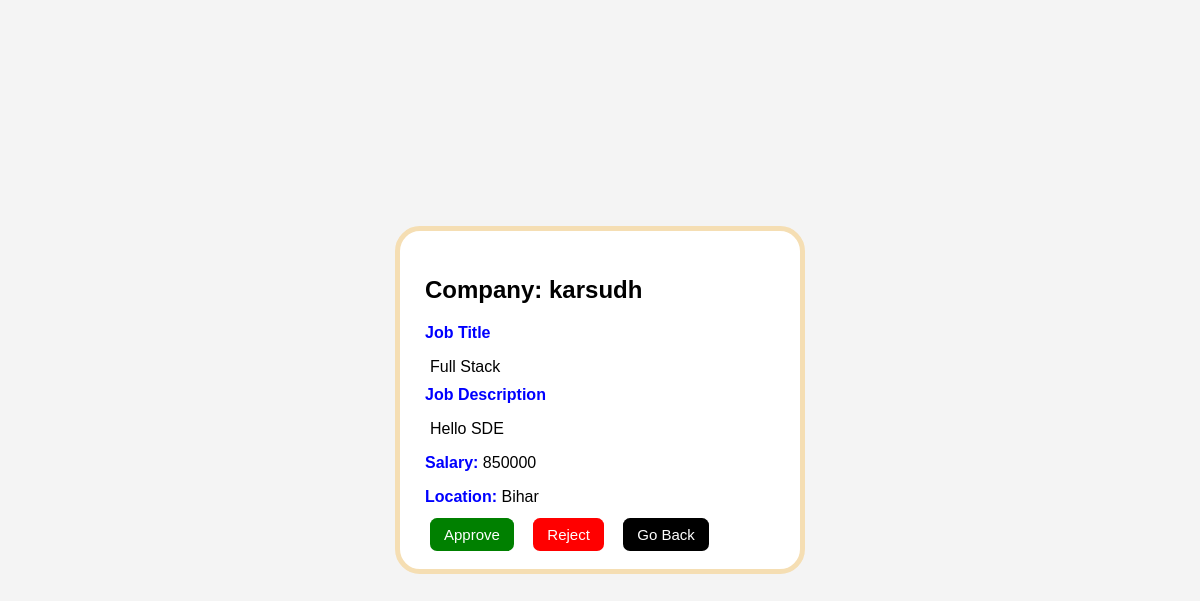
Page /job_details/1 on the committed database.
### application/models.py (models this page shows)
class Company(db.Model):
    __tablename__ = "company"
    id = db.Column(db.Integer, primary_key=True)
    name = db.Column(db.String(50), nullable=False)
    email = db.Column(db.String(50), unique=True, nullable=False)
    password = db.Column(db.String(50), nullable=False)
    company_no = db.Column(db.Integer,nullable=False)
    website = db.Column(db.String(100),nullable=False)
    approval_status = db.Column(db.String(20), default="pending", nullable=False)
    status = db.Column(db.String(20), default="active", nullable=False)
    jobs = db.relationship("Jobs", backref="company",cascade="all, delete")

class Jobs(db.Model):
    __tablename__ = "jobs"
    id = db.Column(db.Integer, primary_key=True)
    company_id = db.Column(db.Integer, db.ForeignKey("company.id"), nullable=False)
    job_title = db.Column(db.String(50), nullable=False)
    job_description = db.Column(db.String(200) ,nullable=False)
    eligibility = db.Column(db.String(100) ,nullable=False)
    salary = db.Column(db.Integer ,nullable=False)
    location = db.Column(db.String(100),nullable=False)
    job_deadline = db.Column(db.Date)
    job_status = db.Column(db.String(20), default="pending", nullable=False)
    applications = db.relationship("Application", backref="jobs",cascade="all, delete")

### application/controllers.py (the view)
@app.route("/job_details/<int:job_id>",methods=["GET","POST"])
def job_details(job_id):
    view_job=Jobs.query.filter_by(id=job_id).first()
    return render_template("job_details_admin.html",view_job=view_job)

### templates/job_details_admin.html (shortened to what this page needs)
<!DOCTYPE html>
<html lang="en">
<head>
    <link rel="stylesheet" href="/static/Job_details.css">
</head>
<body>
<div class="job-card">
    <div class="job-left">
        <h2> Company: {{ view_job.company.name }}</h2>
        <p class="label"> Job Title </p>
        <p class="value">{{ view_job.job_title }}</p>
        <p class="label">Job Description</p>
        <p class="value">{{ view_job.job_description }}</p>
        <p><strong class="label">Salary:</strong> {{ view_job.salary }}</p>
        <p><strong class="label">Location:</strong> {{ view_job.location }}</p>
        <div class="actions">
            <a href="/job_approve/{{ view_job.id }}" class="btn btn-green">Approve</a>
            <a href="/job_reject/{{ view_job.id }}" class="btn btn-red">Reject</a>
            <a href="/admin_dash" class="btn btn-black">Go Back</a>
        </div>
    </div>
</div>
</body>
</html>

### static/Job_details.css (style rules this page uses)
body { background: #f4f4f4; font-family: Arial, sans-serif; }
.job-card { width: 350px; background: white; border: 5px solid wheat; display: flex; padding: 25px; border-radius: 25px; position: absolute; top: 50%; left: 50%; transform: translate(-50%, -50%); }
.label { color: blue; font-weight: bold; margin-top: 10px; }
.value { margin-left: 5px; margin-bottom: 10px; }
.btn { border-radius: 6px; border: none; margin: 5px; cursor: pointer; font-size: 15px; }
.btn-red { background-color: red; color: white; padding: 8px 14px; border-radius: 7px; text-decoration: none; font-weight: 500; margin-right: 10px; }
.btn-green { background-color: green; color: white; padding: 8px 14px; border-radius: 7px; text-decoration: none; margin-right: 10px; font-weight: 500; }
.btn-black { background-color: black; color: white; padding: 8px 14px; border-radius: 7px; text-decoration: none; margin-right: 10px; font-weight: 500; }
.actions { margin-top: 20px; }

### rows in the picture
Company: company.name "karsudh"
Jobs: job_title "Full Stack", job_description "Hello SDE", salary "850000", location "Bihar"
